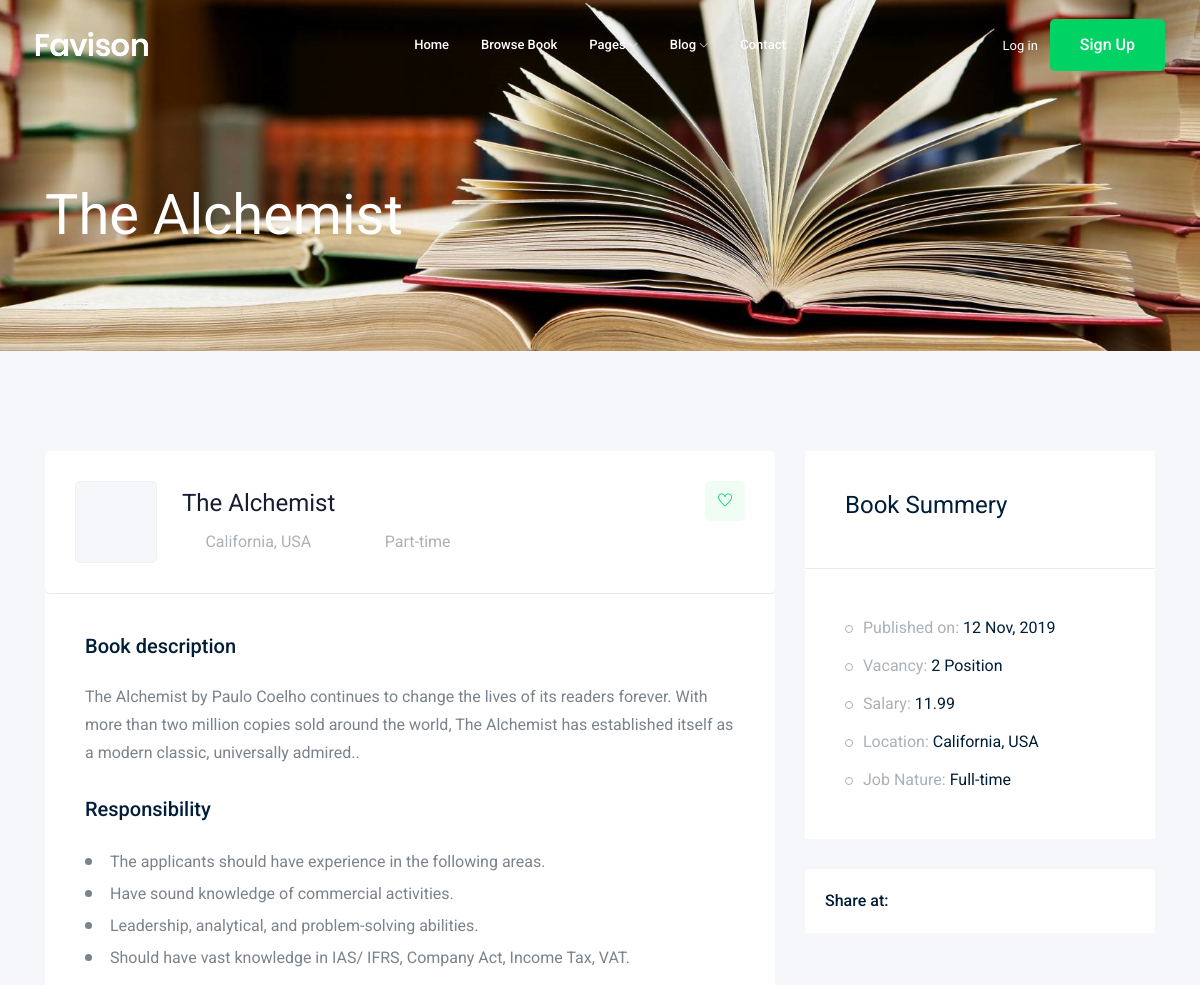
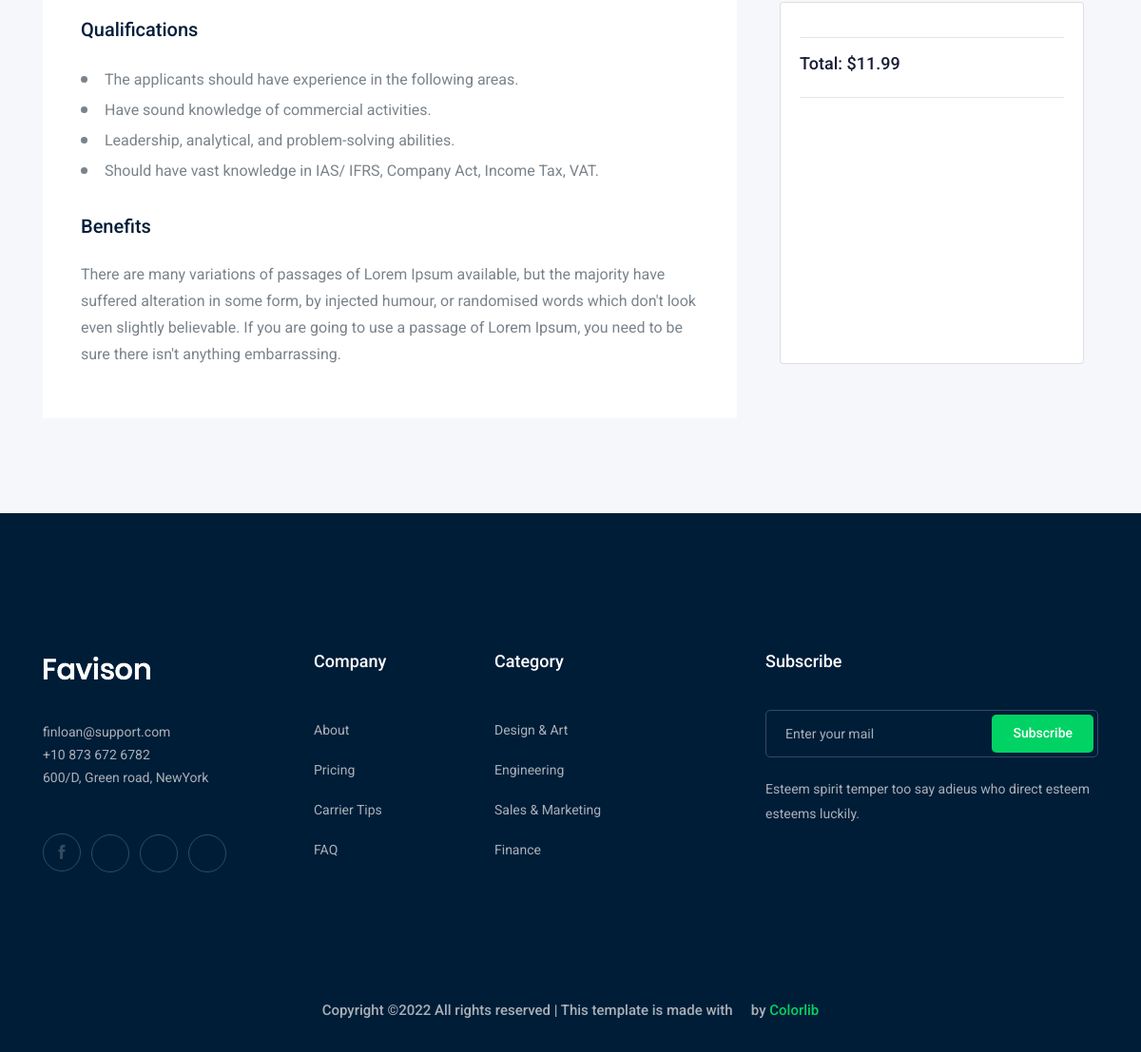
/en/checkout/1/, run on the app's committed database (2 pictures, top to bottom).
### base/models.py (models this page shows, shortened)
class Product(models.Model):
	name = models.CharField(max_length=200)
	description = models.TextField(null=True, blank=True)
	image_url = models.CharField(max_length=1000, null=True, blank=True)
	price = models.FloatField(null=True, blank=True)

### base/views.py (the view)
# urls.py: path('checkout/<int:pk>/', views.checkout, name="checkout"),
def checkout(request, pk):
	product = Product.objects.get(id=pk)
	context = {'product':product}
	return render(request, 'base/job_details.html', context)

### base/templates/base/job_details.html (shortened to what this page needs)
{% load static %}
<!doctype html>
<html class="no-js" lang="zxx">
<head>
    <link rel="stylesheet" href="{% static 'css/bootstrap.min.css' %}">
    <link rel="stylesheet" href="{% static 'css/owl.carousel.min.css' %}">
    <link rel="stylesheet" href="{% static 'css/magnific-popup.css' %}">
    <link rel="stylesheet" href="{% static 'css/font-awesome.min.css' %}">
    <link rel="stylesheet" href="{% static 'css/themify-icons.css' %}">
    <link rel="stylesheet" href="{% static 'css/nice-select.css' %}">
    <link rel="stylesheet" href="{% static 'css/flaticon.css' %}">
    <link rel="stylesheet" href="{% static 'css/gijgo.css' %}">
    <link rel="stylesheet" href="{% static 'css/animate.min.css' %}">
    <link rel="stylesheet" href="{% static 'css/slicknav.css' %}">
    <link rel="stylesheet" href="{% static 'css/style.css' %}">
</head>
<body>
      <header>
        <div class="header-area ">
            <div id="sticky-header" class="main-header-area">
                <div class="container-fluid ">
                    <div class="header_bottom_border">
                        <div class="row align-items-center">
                            <div class="col-xl-3 col-lg-2">
                                <div class="logo">
                                    <a href="index.html">
                                        <img src="img/logo.png" alt="">
                                    </a>
                                </div>
                            </div>
                            <div class="col-xl-6 col-lg-7">
                                <div class="main-menu  d-none d-lg-block">
                                    <nav>
                                        <ul id="navigation">
                                            <li><a href="{% url 'store' %}">home</a></li>
                                            <li><a href="jobs.html">Browse Book</a></li>
                                            <li><a href="#">pages <i class="ti-angle-down"></i></a>
                                            </li>
                                            <li><a href="#">blog <i class="ti-angle-down"></i></a>
                                            </li>
                                            <li><a href="{% url 'contact' %}">Contact</a></li>
                                        </ul>
                                    </nav>
                                </div>
                            </div>
                            <div class="col-xl-3 col-lg-3 d-none d-lg-block">
                                <div class="Appointment">
                                    <div class="phone_num d-none d-xl-block">
                                        {% if request.user.is_authenticated %}
                                        <a href="{% url 'logout' %}">Log out</a>
                                        {% else %}
                                        <a href="{% url 'login' %}">Log in</a>
                                        {% endif %}
                                    </div>
                                    <div class="d-none d-lg-block">
                                        {% if request.user.is_authenticated %}
                                        <a class="boxed-btn3" href="{% url 'accounts:profile'  %}">Profile</a>
                                        {% else %}
                                        <a class="boxed-btn3" href="{% url 'accounts:signup'  %}">Sign Up</a>
                                        {% endif %}
                                    </div>
                                </div>
                            </div>
                            <div class="col-12">
                            </div>
                        </div>
                    </div>
                </div>
            </div>
        </div>
    </header>
    <div class="bradcam_area bradcam_bg_1">
        <div class="container">
            <div class="row">
                <div class="col-xl-12">
                    <div class="bradcam_text">
                        <h3>{{product.name}}</h3>
                    </div>
                </div>
            </div>
        </div>
    </div>
    <div class="job_details_area">
        <div class="container">
            <div class="row">
                <div class="col-lg-8">
                    <div class="job_details_header">
                        <div class="single_jobs white-bg d-flex justify-content-between">
                            <div class="jobs_left d-flex align-items-center">
                                <div class="thumb">
                                </div>
                                <div class="jobs_conetent">
                                    <a href="#"><h4>{{product.name}}</h4></a>
                                    <div class="links_locat d-flex align-items-center">
                                        <div class="location">
                                            <p> <i class="fa fa-map-marker"></i> California, USA</p>
                                        </div>
                                        <div class="location">
                                            <p> <i class="fa fa-clock-o"></i> Part-time</p>
                                        </div>
                                    </div>
                                </div>
                            </div>
                            <div class="jobs_right">
                                <div class="apply_now">
                                    <a class="heart_mark" href="#"> <i class="ti-heart"></i> </a>
                                </div>
                            </div>
                        </div>
                    </div>
                    <div class="descript_wrap white-bg">
                        <div class="single_wrap">
                            <h4>Book description</h4>
                            <p>{{product.description}}.</p>
                        </div>
                        <div class="single_wrap">
                            <h4>Responsibility</h4>
                            <ul>
                                <li>The applicants should have experience in the following areas.
                                </li>
                                <li>Have sound knowledge of commercial activities.</li>
                                <li>Leadership, analytical, and problem-solving abilities.</li>
                                <li>Should have vast knowledge in IAS/ IFRS, Company Act, Income Tax, VAT.</li>
                            </ul>
                        </div>
                        <div class="single_wrap">
                            <h4>Qualifications</h4>
                            <ul>
                                <li>The applicants should have experience in the following areas.
                                </li>
                                <li>Have sound knowledge of commercial activities.</li>
                                <li>Leadership, analytical, and problem-solving abilities.</li>
                                <li>Should have vast knowledge in IAS/ IFRS, Company Act, Income Tax, VAT.</li>
                            </ul>
                        </div>
                        <div class="single_wrap">
                            <h4>Benefits</h4>
                            <p>There are many variations of passages of Lorem Ipsum available, but the majority have suffered alteration in some form, by injected humour, or randomised words which don't look even slightly believable. If you are going to use a passage of Lorem Ipsum, you need to be sure there isn't anything embarrassing.</p>
                        </div>
                    </div>
                </div>
                <div class="col-lg-4">
                    <div class="job_sumary">
                        <div class="summery_header">
                            <h3>Book Summery</h3>
                        </div>
                        <div class="job_content">
                            <ul>
                                <li>Published on: <span>12 Nov, 2019</span></li>
                                <li>Vacancy: <span>2 Position</span></li>
                                <li>Salary: <span>{{product.price}}</span></li>
                                <li>Location: <span>California, USA</span></li>
                                <li>Job Nature: <span> Full-time</span></li>
                            </ul>
                        </div>
                    </div>
                    <div class="share_wrap d-flex">
                        <span>Share at:</span>
                        <ul>
                            <li><a href="#"> <i class="fa fa-facebook"></i></a> </li>
                            <li><a href="#"> <i class="fa fa-google-plus"></i></a> </li>
                            <li><a href="#"> <i class="fa fa-twitter"></i></a> </li>
                            <li><a href="#"> <i class="fa fa-envelope"></i></a> </li>
                        </ul>
                    </div>
                    <div class="job_location_wrap">
                        <div class="job_lok_inner">
                            <div class="container" >
                                <div class="row">
                                    <div class="col-lg">
                                        <br>
                                        <div class="card card-body">
                                            <hr>
                                            <h4>Total: ${{product.price}}</h4>
                                            <hr>
                                            <div id="paypal-button-container" style="min-height:243px ;"></div>
                                        </div>
                                    </div>
                                </div>
                            </div>
                          </div>
                    </div>
                </div>
            </div>
        </div>
    </div>
    <footer class="footer">
        <div class="footer_top">
            <div class="container">
                <div class="row">
                    <div class="col-xl-3 col-md-6 col-lg-3">
                        <div class="footer_widget wow fadeInUp" data-wow-duration="1s" data-wow-delay=".3s">
                            <div class="footer_logo">
                                <a href="#">
                                    <img src="img/logo.png" alt="">
                                </a>
                            </div>
                            <p>
                                finloan@support.com <br>
                                +10 873 672 6782 <br>
                                600/D, Green road, NewYork
                            </p>
                            <div class="socail_links">
                                <ul>
                                    <li>
                                        <a href="#">
                                            <i class="ti-facebook"></i>
                                        </a>
                                    </li>
                                    <li>
                                        <a href="#">
                                            <i class="fa fa-google-plus"></i>
                                        </a>
                                    </li>
                                    <li>
                                        <a href="#">
                                            <i class="fa fa-twitter"></i>
                                        </a>
                                    </li>
                                    <li>
                                        <a href="#">
                                            <i class="fa fa-instagram"></i>
                                        </a>
                                    </li>
                                </ul>
                            </div>
                        </div>
                    </div>
                    <div class="col-xl-2 col-md-6 col-lg-2">
                        <div class="footer_widget wow fadeInUp" data-wow-duration="1.1s" data-wow-delay=".4s">
                            <h3 class="footer_title">
                                Company
                            </h3>
                            <ul>
                                <li><a href="#">About </a></li>
                                <li><a href="#"> Pricing</a></li>
                                <li><a href="#">Carrier Tips</a></li>
                                <li><a href="#">FAQ</a></li>
                            </ul>
                        </div>
                    </div>
                    <div class="col-xl-3 col-md-6 col-lg-3">
                        <div class="footer_widget wow fadeInUp" data-wow-duration="1.2s" data-wow-delay=".5s">
                            <h3 class="footer_title">
                                Category
                            </h3>
                            <ul>
                                <li><a href="#">Design & Art</a></li>
                                <li><a href="#">Engineering</a></li>
                                <li><a href="#">Sales & Marketing</a></li>
                                <li><a href="#">Finance</a></li>
                            </ul>
                        </div>
                    </div>
                    <div class="col-xl-4 col-md-6 col-lg-4">
                        <div class="footer_widget wow fadeInUp" data-wow-duration="1.3s" data-wow-delay=".6s">
                            <h3 class="footer_title">
                                Subscribe
                            </h3>
                            <form action="#" class="newsletter_form">
                                <input type="text" placeholder="Enter your mail">
                                <button type="submit">Subscribe</button>
                            </form>
                            <p class="newsletter_text">Esteem spirit temper too say adieus who direct esteem esteems
                                luckily.</p>
                        </div>
                    </div>
                </div>
            </div>
        </div>
        <div class="copy-right_text wow fadeInUp" data-wow-duration="1.4s" data-wow-delay=".3s">
            <div class="container">
                <div class="row">
                    <div class="col-xl-12">
                        <p class="copy_right text-center">
Copyright &copy;<script>document.write(new Date().getFullYear());</script> All rights reserved | This template is made with <i class="fa fa-heart-o" aria-hidden="true"></i> by <a href="https://colorlib.com" target="_blank">Colorlib</a>
                        </p>
                    </div>
                </div>
            </div>
        </div>
    </footer>
</body>
</html>

### data on the page
Product: name "The Alchemist", description "The Alchemist by Paulo Coelho continues to change the lives of its readers forever. With more than two million copies sold around the world, The Alchemist has established itself as a modern classic, universally admired.", price "11.99"
